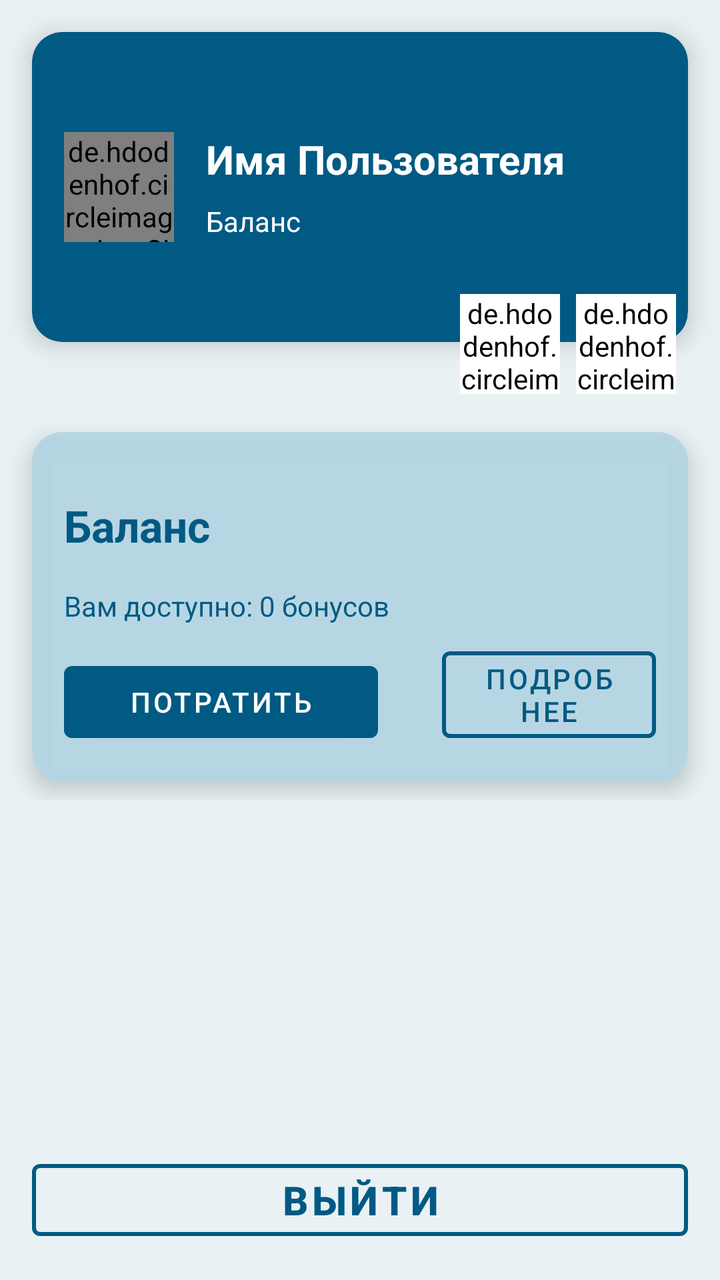
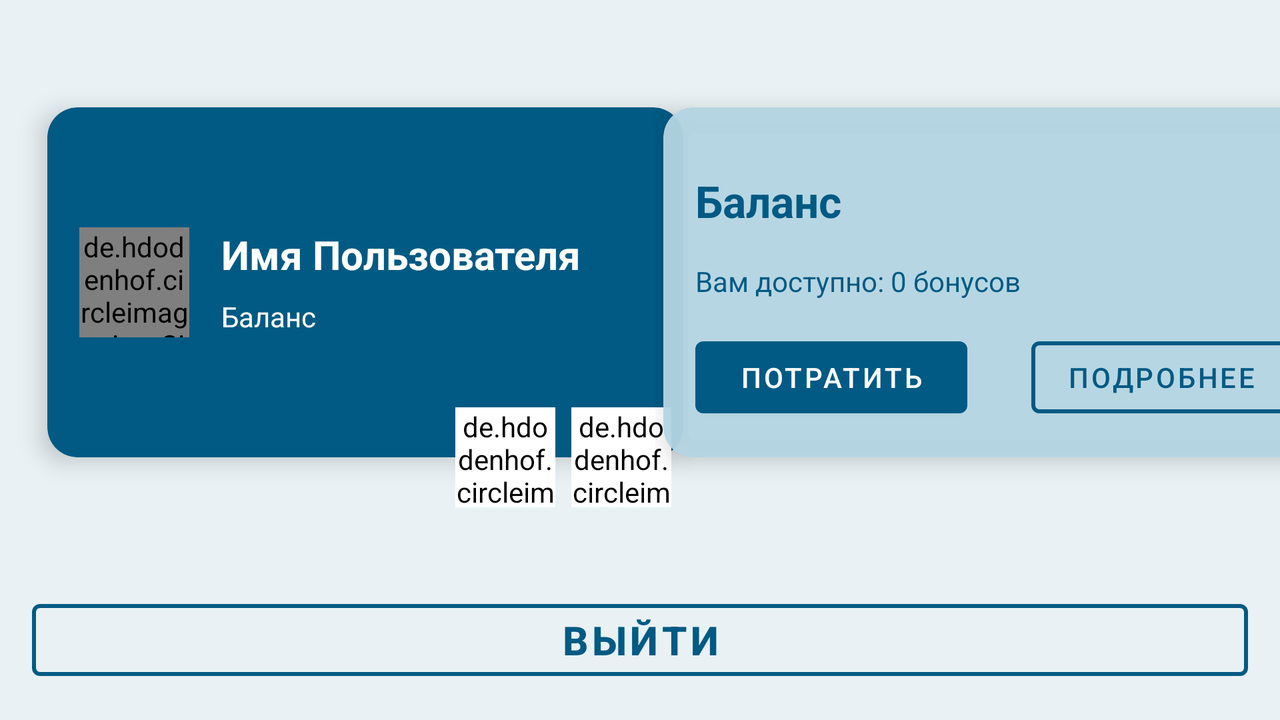

An Android layout and its configuration variant, each rendered on a device that would load it. The default file and the variant file are quoted in full after the pictures.
<!-- AndroidManifest.xml: application theme Theme.Arifitna -->
<!-- res/layout/fragment_profile.xml -->
<?xml version="1.0" encoding="utf-8"?>
<androidx.constraintlayout.widget.ConstraintLayout xmlns:android="http://schemas.android.com/apk/res/android"
    xmlns:app="http://schemas.android.com/apk/res-auto"
    xmlns:tools="http://schemas.android.com/tools"
    android:id="@+id/etWater"
    android:layout_width="match_parent"
    android:layout_height="match_parent"
    tools:context=".ui.profile.ProfileFragment"
    android:background="@color/ColorPrimaryOpacity">

    <androidx.constraintlayout.widget.ConstraintLayout
        android:id="@+id/settings_header_bloc"
        android:layout_width="match_parent"
        android:layout_height="200dp"
        app:layout_constraintEnd_toEndOf="parent"
        app:layout_constraintStart_toStartOf="parent"
        app:layout_constraintTop_toTopOf="parent">

        <androidx.constraintlayout.widget.ConstraintLayout
            android:id="@+id/constraintLayoutCardView"
            android:layout_width="match_parent"
            android:layout_height="match_parent"
            app:layout_constraintEnd_toEndOf="parent"
            app:layout_constraintHorizontal_bias="0.0"
            app:layout_constraintStart_toStartOf="parent"
            app:layout_constraintTop_toTopOf="parent">

            <androidx.cardview.widget.CardView
                android:id="@+id/userDataCardView"
                android:layout_width="match_parent"
                android:layout_height="155dp"
                android:layout_margin="16dp"
                android:backgroundTint="@color/colorPrimary"
                app:cardCornerRadius="15dp"
                app:cardElevation="7dp"
                app:layout_constraintEnd_toEndOf="parent"
                app:layout_constraintStart_toStartOf="parent"
                app:layout_constraintTop_toTopOf="parent">

                <androidx.constraintlayout.widget.ConstraintLayout
                    android:layout_width="match_parent"
                    android:layout_height="match_parent"
                    app:background="@color/colorPrimary">

                    <de.hdodenhof.circleimageview.CircleImageView
                        android:id="@+id/settings_user_photo"
                        android:layout_width="@dimen/settings_user_photo_width"
                        android:layout_height="@dimen/settings_user_photo_height"
                        android:layout_marginStart="@dimen/horizontal_margin"
                        android:src="@drawable/ic_baseline_person_24"
                        app:civ_circle_background_color="@color/colorPrimary"
                        app:layout_constraintBottom_toBottomOf="parent"
                        app:layout_constraintStart_toStartOf="parent"
                        app:layout_constraintTop_toTopOf="parent" />

                    <TextView
                        android:id="@+id/profile_name"
                        android:layout_width="0dp"
                        android:layout_height="wrap_content"
                        android:layout_marginStart="@dimen/horizontal_margin"
                        android:text="Имя Пользователя"
                        android:textColor="@color/white"
                        android:textSize="@dimen/bigText"
                        android:textStyle="bold"
                        app:layout_constraintEnd_toEndOf="parent"
                        app:layout_constraintHorizontal_bias="0.0"
                        app:layout_constraintStart_toEndOf="@id/settings_user_photo"
                        app:layout_constraintTop_toTopOf="@id/settings_user_photo" />

                    <TextView
                        android:id="@+id/profile_balance"
                        android:layout_width="0dp"
                        android:layout_height="wrap_content"
                        android:layout_marginStart="@dimen/horizontal_margin"
                        android:layout_marginTop="8dp"
                        android:text="Баланс"
                        android:textColor="@color/white"
                        android:textSize="@dimen/smallText"
                        app:layout_constraintEnd_toEndOf="parent"
                        app:layout_constraintHorizontal_bias="0.0"
                        app:layout_constraintStart_toEndOf="@id/settings_user_photo"
                        app:layout_constraintTop_toBottomOf="@id/profile_name" />


                </androidx.constraintlayout.widget.ConstraintLayout>
            </androidx.cardview.widget.CardView>

        </androidx.constraintlayout.widget.ConstraintLayout>

        <de.hdodenhof.circleimageview.CircleImageView
            android:id="@+id/settings_change_photo"
            android:layout_width="50dp"
            android:layout_height="50dp"
            android:backgroundTint="@color/white"
            android:src="@drawable/photo"
            app:civ_circle_background_color="@color/white"
            app:layout_constraintBottom_toBottomOf="parent"
            app:layout_constraintEnd_toEndOf="parent"
            android:layout_marginEnd="22dp"
            android:layout_marginBottom="3dp"/>

        <de.hdodenhof.circleimageview.CircleImageView
            android:id="@+id/settings_change_data"
            android:layout_width="50dp"
            android:layout_height="50dp"
            android:backgroundTint="@color/white"
            android:src="@drawable/loon_icon"
            app:civ_circle_background_color="@color/white"
            app:layout_constraintBottom_toBottomOf="parent"
            app:layout_constraintEnd_toEndOf="parent"
            android:layout_marginEnd="80dp"
            android:layout_marginBottom="3dp"/>

    </androidx.constraintlayout.widget.ConstraintLayout>


    <androidx.constraintlayout.widget.ConstraintLayout
        android:id="@+id/constraintLayoutBalanceView"
        android:layout_width="match_parent"
        android:layout_height="200dp"
        app:layout_constraintEnd_toEndOf="parent"
        app:layout_constraintStart_toStartOf="parent"
        app:layout_constraintTop_toBottomOf="@+id/settings_header_bloc">

        <androidx.cardview.widget.CardView
            android:id="@+id/balanceCardView"
            android:layout_width="match_parent"
            android:layout_height="175dp"
            android:backgroundTint="#F2B5D5E3"
            app:cardCornerRadius="15dp"
            android:layout_margin="16dp"
            app:cardElevation="7dp"
            app:layout_constraintEnd_toEndOf="parent"
            app:layout_constraintStart_toStartOf="parent"
            app:layout_constraintTop_toTopOf="parent">

            <androidx.constraintlayout.widget.ConstraintLayout
                android:layout_width="match_parent"
                android:layout_height="match_parent"
                android:backgroundTint="#C1005A83">

                <TextView
                    android:id="@+id/tvBalanceTitle"
                    android:layout_width="wrap_content"
                    android:layout_height="wrap_content"
                    android:layout_marginStart="@dimen/horizontal_margin"
                    android:text="Баланс"
                    android:textColor="@color/colorPrimary"
                    android:textSize="22sp"
                    android:textStyle="bold"
                    android:layout_marginTop="32dp"
                    app:layout_constraintEnd_toEndOf="parent"
                    app:layout_constraintHorizontal_bias="0.0"
                    app:layout_constraintStart_toStartOf="parent"
                    app:layout_constraintTop_toTopOf="parent" />

                <TextView
                    android:id="@+id/tvBalance"
                    android:layout_width="0dp"
                    android:layout_height="wrap_content"
                    android:layout_marginStart="16dp"
                    android:layout_marginTop="16dp"
                    android:text="Вам доступно: 0 бонусов"
                    android:textColor="@color/colorPrimary"
                    android:textSize="@dimen/smallText"
                    app:layout_constraintEnd_toEndOf="parent"
                    app:layout_constraintHorizontal_bias="0.0"
                    app:layout_constraintStart_toStartOf="parent"
                    app:layout_constraintTop_toBottomOf="@+id/tvBalanceTitle" />

                <androidx.constraintlayout.widget.Guideline
                    android:id="@+id/guideline3"
                    android:layout_width="wrap_content"
                    android:layout_height="wrap_content"
                    android:orientation="vertical"
                    app:layout_constraintGuide_begin="189dp" />

                <Button
                    android:id="@+id/button"
                    android:layout_width="0dp"
                    android:layout_height="wrap_content"
                    android:layout_marginStart="16dp"
                    android:layout_marginEnd="16dp"
                    android:layout_marginBottom="16dp"
                    android:text="Потратить"
                    android:textSize="14sp"
                    app:layout_constraintBottom_toBottomOf="parent"
                    app:layout_constraintEnd_toStartOf="@+id/guideline3"
                    app:layout_constraintHorizontal_bias="0.41"
                    app:layout_constraintStart_toStartOf="parent" />

                <Button
                    android:id="@+id/moreDetails"
                    style="?attr/materialButtonOutlinedStyle"
                    app:strokeWidth = "2dp"
                    app:strokeColor = "@color/colorPrimary"
                    android:layout_width="0dp"
                    android:layout_height="wrap_content"
                    android:layout_marginStart="16dp"
                    android:layout_marginEnd="16dp"
                    android:layout_marginBottom="16dp"
                    android:text="Подробнее"
                    app:layout_constraintBottom_toBottomOf="parent"
                    app:layout_constraintEnd_toEndOf="parent"
                    app:layout_constraintHorizontal_bias="0.452"
                    app:layout_constraintStart_toStartOf="@+id/guideline3" />


            </androidx.constraintlayout.widget.ConstraintLayout>
        </androidx.cardview.widget.CardView>

    </androidx.constraintlayout.widget.ConstraintLayout>

    <Button
            android:id="@+id/btExit"
            style="?attr/materialButtonOutlinedStyle"
            android:layout_width="match_parent"
            android:layout_height="wrap_content"
            android:layout_margin="16dp"
            android:text="Выйти"
            app:strokeWidth = "2dp"
            app:strokeColor = "@color/colorPrimary"
            android:textStyle="bold"
            android:textSize="@dimen/bigText"
            app:layout_constraintBottom_toBottomOf="parent"
            app:layout_constraintEnd_toEndOf="parent"
            app:layout_constraintStart_toStartOf="parent" />


</androidx.constraintlayout.widget.ConstraintLayout>
<!-- resources referenced by this layout -->
<resources>
  <color name="ColorPrimaryOpacity">#16005A83</color>
  <color name="colorPrimary">#005A83</color>
  <color name="white">#FFFFFFFF</color>
  <dimen name="bigText">20sp</dimen>
  <dimen name="horizontal_margin">16dp</dimen>
  <dimen name="settings_user_photo_height">55dp</dimen>
  <dimen name="settings_user_photo_width">55dp</dimen>
  <dimen name="smallText">14sp</dimen>
  <!-- drawable loon_icon: png bitmap (drawable-v24, 7874 bytes) -->
  <!-- drawable photo: png bitmap (drawable, 9806 bytes) -->
  <style name="Theme.Arifitna" parent="Theme.MaterialComponents.Light.DarkActionBar">
          
          <item name="colorPrimary">#005A83</item>
          <item name="colorPrimaryVariant">@color/purple_700</item>
          <item name="colorOnPrimary">@color/white</item>
          
          <item name="colorSecondary">@color/teal_200</item>
          <item name="colorSecondaryVariant">@color/teal_700</item>
          <item name="colorOnSecondary">@color/black</item>
          
          <item name="android:statusBarColor" tools:targetApi="l">?attr/colorPrimaryVariant</item>
          
          <item name="android:windowFullscreen">true</item>
      </style>
  <color name="purple_700">#FF3700B3</color>
  <color name="teal_200">#FF03DAC5</color>
  <color name="teal_700">#FF018786</color>
  <color name="black">#FF000000</color>
</resources>
<!-- res/layout-land/fragment_profile.xml (the repository's variant of the layout above) -->
<!-- drawn on the phone turned sideways -->
<?xml version="1.0" encoding="utf-8"?>
<androidx.constraintlayout.widget.ConstraintLayout xmlns:android="http://schemas.android.com/apk/res/android"
    xmlns:app="http://schemas.android.com/apk/res-auto"
    xmlns:tools="http://schemas.android.com/tools"
    android:id="@+id/etWater"
    android:layout_width="match_parent"
    android:layout_height="match_parent"
    tools:context=".ui.profile.ProfileFragment"
    android:background="@color/ColorPrimaryOpacity">

    <androidx.constraintlayout.widget.ConstraintLayout
        android:id="@+id/settings_header_bloc"
        android:layout_width="350dp"
        android:layout_height="221dp"
        app:layout_constraintBottom_toTopOf="@+id/btExit"
        app:layout_constraintEnd_toStartOf="@+id/guideline4"
        app:layout_constraintStart_toStartOf="parent"
        app:layout_constraintTop_toTopOf="parent">

        <androidx.constraintlayout.widget.ConstraintLayout
            android:id="@+id/constraintLayoutCardView"
            android:layout_width="match_parent"
            android:layout_height="match_parent"
            app:layout_constraintEnd_toEndOf="parent"
            app:layout_constraintStart_toStartOf="parent"
            app:layout_constraintTop_toTopOf="parent">

            <androidx.cardview.widget.CardView
                android:id="@+id/userDataCardView"
                android:layout_width="match_parent"
                android:layout_height="175dp"
                android:layout_margin="16dp"
                android:backgroundTint="@color/colorPrimary"
                app:cardCornerRadius="15dp"
                app:cardElevation="7dp"
                app:layout_constraintEnd_toEndOf="parent"
                app:layout_constraintStart_toStartOf="parent"
                app:layout_constraintTop_toTopOf="parent">

                <androidx.constraintlayout.widget.ConstraintLayout
                    android:layout_width="match_parent"
                    android:layout_height="match_parent"
                    app:background="@color/colorPrimary">

                    <de.hdodenhof.circleimageview.CircleImageView
                        android:id="@+id/settings_user_photo"
                        android:layout_width="@dimen/settings_user_photo_width"
                        android:layout_height="@dimen/settings_user_photo_height"
                        android:layout_marginStart="@dimen/horizontal_margin"
                        android:src="@drawable/ic_baseline_person_24"
                        app:civ_circle_background_color="@color/colorPrimary"
                        app:layout_constraintBottom_toBottomOf="parent"
                        app:layout_constraintStart_toStartOf="parent"
                        app:layout_constraintTop_toTopOf="parent" />

                    <TextView
                        android:id="@+id/profile_name"
                        android:layout_width="0dp"
                        android:layout_height="wrap_content"
                        android:layout_marginStart="@dimen/horizontal_margin"
                        android:text="Имя Пользователя"
                        android:textColor="@color/white"
                        android:textSize="@dimen/bigText"
                        android:textStyle="bold"
                        app:layout_constraintEnd_toEndOf="parent"
                        app:layout_constraintHorizontal_bias="0.0"
                        app:layout_constraintStart_toEndOf="@id/settings_user_photo"
                        app:layout_constraintTop_toTopOf="@id/settings_user_photo" />

                    <TextView
                        android:id="@+id/profile_balance"
                        android:layout_width="0dp"
                        android:layout_height="wrap_content"
                        android:layout_marginStart="@dimen/horizontal_margin"
                        android:layout_marginTop="8dp"
                        android:text="Баланс"
                        android:textColor="@color/white"
                        android:textSize="@dimen/smallText"
                        app:layout_constraintEnd_toEndOf="parent"
                        app:layout_constraintHorizontal_bias="0.0"
                        app:layout_constraintStart_toEndOf="@id/settings_user_photo"
                        app:layout_constraintTop_toBottomOf="@id/profile_name" />


                </androidx.constraintlayout.widget.ConstraintLayout>
            </androidx.cardview.widget.CardView>

        </androidx.constraintlayout.widget.ConstraintLayout>

        <de.hdodenhof.circleimageview.CircleImageView
            android:id="@+id/settings_change_photo"
            android:layout_width="50dp"
            android:layout_height="50dp"
            android:layout_marginEnd="22dp"
            android:layout_marginBottom="5dp"
            android:backgroundTint="@color/white"
            android:src="@drawable/photo"
            app:civ_circle_background_color="@color/white"
            app:layout_constraintBottom_toBottomOf="parent"
            app:layout_constraintEnd_toEndOf="parent" />

        <de.hdodenhof.circleimageview.CircleImageView
            android:id="@+id/settings_change_data"
            android:layout_width="50dp"
            android:layout_height="50dp"
            android:layout_marginEnd="80dp"
            android:layout_marginBottom="5dp"
            android:backgroundTint="@color/white"
            android:src="@drawable/loon_icon"
            app:civ_circle_background_color="@color/white"
            app:layout_constraintBottom_toBottomOf="parent"
            app:layout_constraintEnd_toEndOf="parent" />

    </androidx.constraintlayout.widget.ConstraintLayout>


    <androidx.constraintlayout.widget.ConstraintLayout
        android:id="@+id/constraintLayoutBalanceView"
        android:layout_width="350dp"
        android:layout_height="221dp"
        app:layout_constraintBottom_toTopOf="@+id/btExit"
        app:layout_constraintEnd_toEndOf="parent"
        app:layout_constraintStart_toEndOf="parent"
        app:layout_constraintStart_toStartOf="@+id/guideline4"
        app:layout_constraintTop_toTopOf="parent">

        <androidx.cardview.widget.CardView
            android:id="@+id/balanceCardView"
            android:layout_width="match_parent"
            android:layout_height="175dp"
            android:layout_marginStart="4dp"
            android:layout_marginTop="16dp"
            android:layout_marginEnd="16dp"
            android:layout_marginBottom="16dp"
            android:backgroundTint="#F2B5D5E3"
            app:cardCornerRadius="15dp"
            app:cardElevation="7dp"
            app:layout_constraintEnd_toEndOf="parent"
            app:layout_constraintTop_toTopOf="parent">

            <androidx.constraintlayout.widget.ConstraintLayout
                android:layout_width="match_parent"
                android:layout_height="match_parent"
                android:backgroundTint="#C1005A83">

                <TextView
                    android:id="@+id/tvBalanceTitle"
                    android:layout_width="wrap_content"
                    android:layout_height="wrap_content"
                    android:layout_marginStart="@dimen/horizontal_margin"
                    android:layout_marginTop="32dp"
                    android:text="Баланс"
                    android:textColor="@color/colorPrimary"
                    android:textSize="22sp"
                    android:textStyle="bold"
                    app:layout_constraintEnd_toEndOf="parent"
                    app:layout_constraintHorizontal_bias="0.0"
                    app:layout_constraintStart_toStartOf="parent"
                    app:layout_constraintTop_toTopOf="parent" />

                <TextView
                    android:id="@+id/tvBalance"
                    android:layout_width="0dp"
                    android:layout_height="wrap_content"
                    android:layout_marginStart="16dp"
                    android:layout_marginTop="16dp"
                    android:text="Вам доступно: 0 бонусов"
                    android:textColor="@color/colorPrimary"
                    android:textSize="@dimen/smallText"
                    app:layout_constraintEnd_toEndOf="parent"
                    app:layout_constraintHorizontal_bias="0.0"
                    app:layout_constraintStart_toStartOf="parent"
                    app:layout_constraintTop_toBottomOf="@+id/tvBalanceTitle" />

                <androidx.constraintlayout.widget.Guideline
                    android:id="@+id/guideline3"
                    android:layout_width="wrap_content"
                    android:layout_height="wrap_content"
                    android:orientation="vertical"
                    app:layout_constraintGuide_begin="168dp" />

                <Button
                    android:id="@+id/button"
                    android:layout_width="0dp"
                    android:layout_height="wrap_content"
                    android:layout_marginStart="16dp"
                    android:layout_marginEnd="16dp"
                    android:layout_marginBottom="16dp"
                    android:text="Потратить"
                    android:textSize="14sp"
                    app:layout_constraintBottom_toBottomOf="parent"
                    app:layout_constraintEnd_toStartOf="@+id/guideline3"
                    app:layout_constraintHorizontal_bias="0.41"
                    app:layout_constraintStart_toStartOf="parent" />

                <Button
                    android:id="@+id/moreDetails"
                    style="?attr/materialButtonOutlinedStyle"
                    android:layout_width="0dp"
                    android:layout_height="wrap_content"
                    android:layout_marginStart="16dp"
                    android:layout_marginEnd="16dp"
                    android:layout_marginBottom="16dp"
                    android:text="Подробнее"
                    android:textSize="14sp"
                    app:layout_constraintBottom_toBottomOf="parent"
                    app:layout_constraintEnd_toEndOf="parent"
                    app:layout_constraintHorizontal_bias="0.452"
                    app:layout_constraintStart_toStartOf="@+id/guideline3"
                    app:strokeColor="@color/colorPrimary"
                    app:strokeWidth="2dp" />


            </androidx.constraintlayout.widget.ConstraintLayout>
        </androidx.cardview.widget.CardView>

    </androidx.constraintlayout.widget.ConstraintLayout>

    <Button
        android:id="@+id/btExit"
        style="?attr/materialButtonOutlinedStyle"
        android:layout_width="match_parent"
        android:layout_height="wrap_content"
        android:layout_margin="16dp"
        android:text="Выйти"
        app:strokeWidth = "2dp"
        app:strokeColor = "@color/colorPrimary"
        android:textStyle="bold"
        android:textSize="@dimen/bigText"
        app:layout_constraintBottom_toBottomOf="parent"
        app:layout_constraintEnd_toEndOf="parent"
        app:layout_constraintStart_toStartOf="parent" />

    <androidx.constraintlayout.widget.Guideline
        android:id="@+id/guideline4"
        android:layout_width="wrap_content"
        android:layout_height="wrap_content"
        android:orientation="vertical"
        app:layout_constraintGuide_begin="365dp" />


</androidx.constraintlayout.widget.ConstraintLayout>
